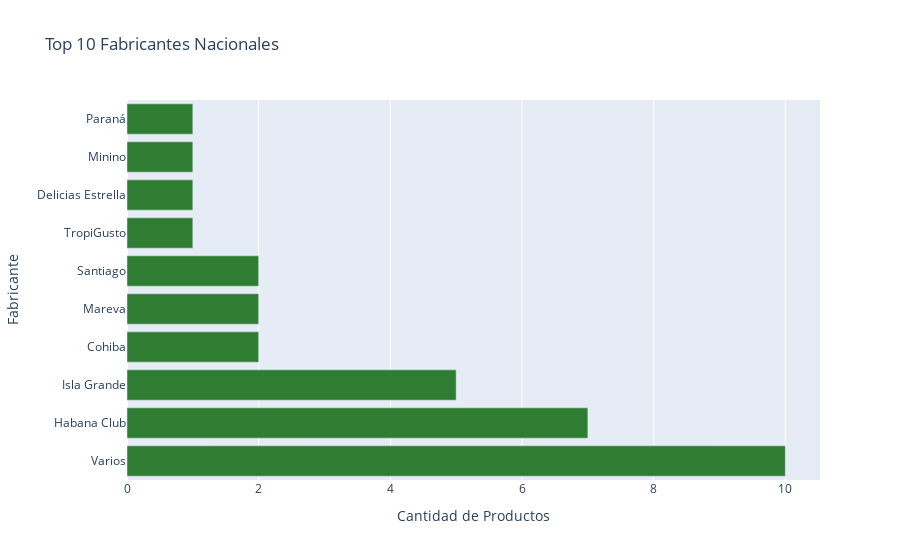

The notebook cell saved with this chart:
### Code cell
fig = grafica_fabricantes(productos, top=10)
mostrar_grafica(fig)

### Figure 1 — Plotly figure (JSON) as saved in the notebook; plotly's stock layout.template omitted (floating-point values rounded to 4 significant figures)
{"data": [{"marker": {"color": "#2E7D32"}, "orientation": "h", "type": "bar", "x": [10, 7, 5, 2, 2, 2, 1, 1, 1, 1], "y": ["Varios", "Habana Club", "Isla Grande", "Cohiba", "Mareva", "Santiago", "TropiGusto", "Delicias Estrella", "Minino", "Paraná"]}], "layout": {"font": {"size": 12}, "title": {"text": "Top 10 Fabricantes Nacionales"}, "xaxis": {"title": {"text": "Cantidad de Productos"}}, "yaxis": {"title": {"text": "Fabricante"}}}}
